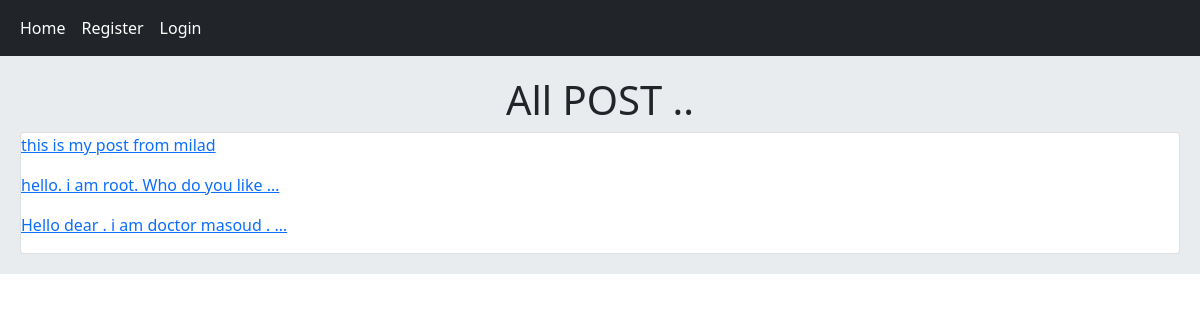
The page / on the database its author committed.
### home/models.py (models this page shows, shortened)
class Post(models.Model):
    user = models.ForeignKey(User, on_delete=models.CASCADE, related_name='posts')
    body = models.TextField()
    slug = models.SlugField(max_length=60)
    created = models.DateTimeField(auto_now_add=True)
    updated = models.DateTimeField(auto_now=True)

### home/views.py (the view)
# urls.py: path('', views.HomeView.as_view(), name='index'),
class HomeView(View):
    def get(self, request):
        posts = Post.objects.all()
        return render(request, 'home/index.html', {'posts': posts})

### home/templates/home/index.html
{% extends 'base.html' %}
{% block content %}
    <h1 class="text-center">All POST ..</h1>
        <div class="card">
            {% for post in posts %}
                <p><a href="{% url 'home:post_detail' post.id post.slug %}">{{ post.body|truncatewords:8 }}</a></p>
            {% endfor %}
        </div>
{% endblock %}

### rows shown on the page
Post: body "this is my post from milad"
Post: body "hello. i am root. Who do you like …"
Post: body "Hello dear . i am doctor masoud . …"
